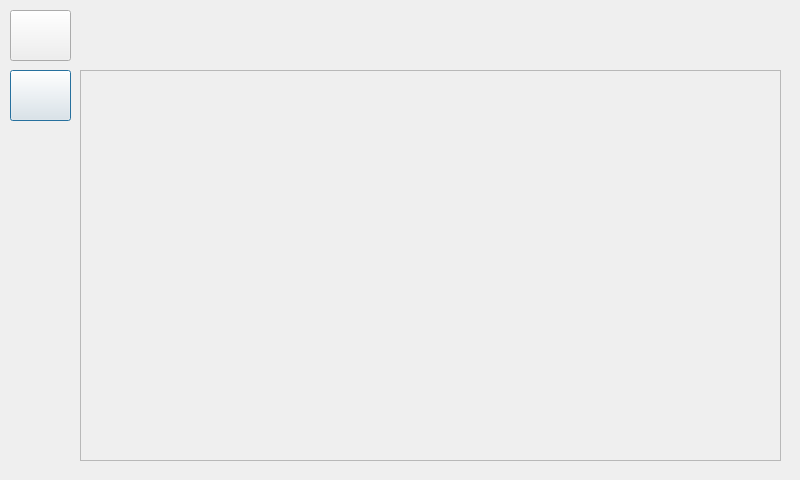
<?xml version="1.0" encoding="UTF-8"?>
<ui version="4.0">
 <class>SceenOptions</class>
 <widget class="QDialog" name="SceenOptions">
  <property name="geometry">
   <rect>
    <x>0</x>
    <y>0</y>
    <width>800</width>
    <height>480</height>
   </rect>
  </property>
  <property name="windowTitle">
   <string>Dialog</string>
  </property>
  <property name="modal">
   <bool>true</bool>
  </property>
  <widget class="QPushButton" name="btnBack">
   <property name="geometry">
    <rect>
     <x>10</x>
     <y>10</y>
     <width>61</width>
     <height>51</height>
    </rect>
   </property>
   <property name="autoFillBackground">
    <bool>false</bool>
   </property>
   <property name="text">
    <string/>
   </property>
   <property name="icon">
    <iconset theme="back"/>
   </property>
   <property name="autoDefault">
    <bool>false</bool>
   </property>
   <property name="default">
    <bool>true</bool>
   </property>
   <property name="flat">
    <bool>false</bool>
   </property>
  </widget>
  <widget class="QScrollArea" name="scrollArea">
   <property name="geometry">
    <rect>
     <x>80</x>
     <y>70</y>
     <width>701</width>
     <height>391</height>
    </rect>
   </property>
   <property name="widgetResizable">
    <bool>true</bool>
   </property>
   <widget class="QWidget" name="scrollWidget">
    <property name="geometry">
     <rect>
      <x>0</x>
      <y>0</y>
      <width>699</width>
      <height>389</height>
     </rect>
    </property>
   <layout class="QVBoxLayout" name="scrollLayout">
    <property name="spacing">
        <number>10</number>
    </property>
</layout>

   </widget>
  </widget>
  <widget class="QLabel" name="label">
   <property name="geometry">
    <rect>
     <x>220</x>
     <y>20</y>
     <width>411</width>
     <height>31</height>
    </rect>
   </property>
   <property name="text">
    <string/>
   </property>
   <property name="alignment">
    <set>Qt::AlignCenter</set>
   </property>
  </widget>
  <widget class="QPushButton" name="btnHome">
   <property name="geometry">
    <rect>
     <x>10</x>
     <y>70</y>
     <width>61</width>
     <height>51</height>
    </rect>
   </property>
   <property name="autoFillBackground">
    <bool>false</bool>
   </property>
   <property name="text">
    <string/>
   </property>
   <property name="icon">
    <iconset theme="go-home"/>
   </property>
   <property name="autoDefault">
    <bool>false</bool>
   </property>
   <property name="default">
    <bool>true</bool>
   </property>
   <property name="flat">
    <bool>false</bool>
   </property>
  </widget>
 </widget>
 <resources/>
 <connections/>
</ui>
